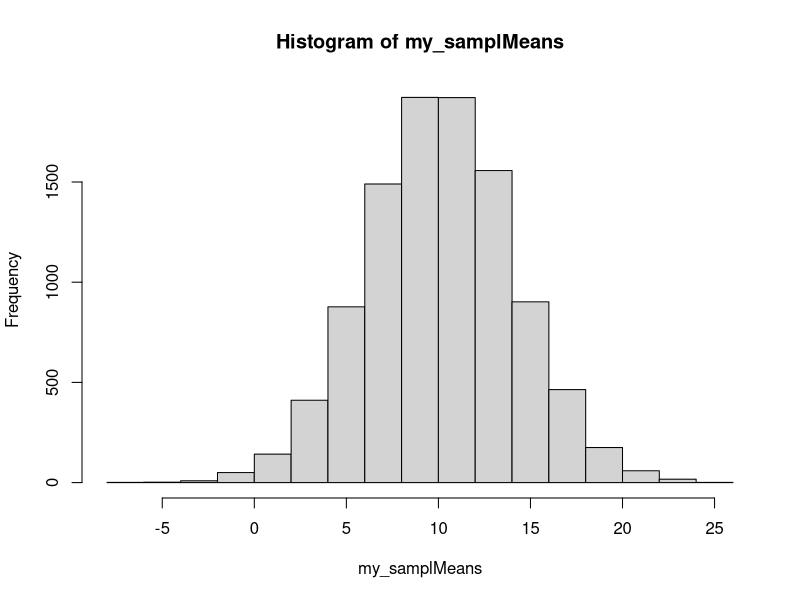

Write R code to recreate this figure.
## ---- chunk 1
#get proportion greater than 2.5
#verify 
pnorm(q=2.5, mean=0,sd=1,lower.tail=FALSE)

my_sample<-rnorm(1000000,mean=0,sd=1)
selection<-my_sample[my_sample>2.5]
length(selection)/1000000
## ---- chunk 2
stand_scores<-scale(rnorm(n=10000,mean=100,sd=10))
length(stand_scores[stand_scores>3])
## ---- chunk 3
mean(rnorm(25,mean=10,sd=20))

my_samplMeans<-replicate(10000,mean(rnorm(25,10,20)))
hist(my_samplMeans)
pnorm(q=12,
      mean=mean(my_samplMeans),
      sd=sd(my_samplMeans),
      lower.tail=FALSE
      )
